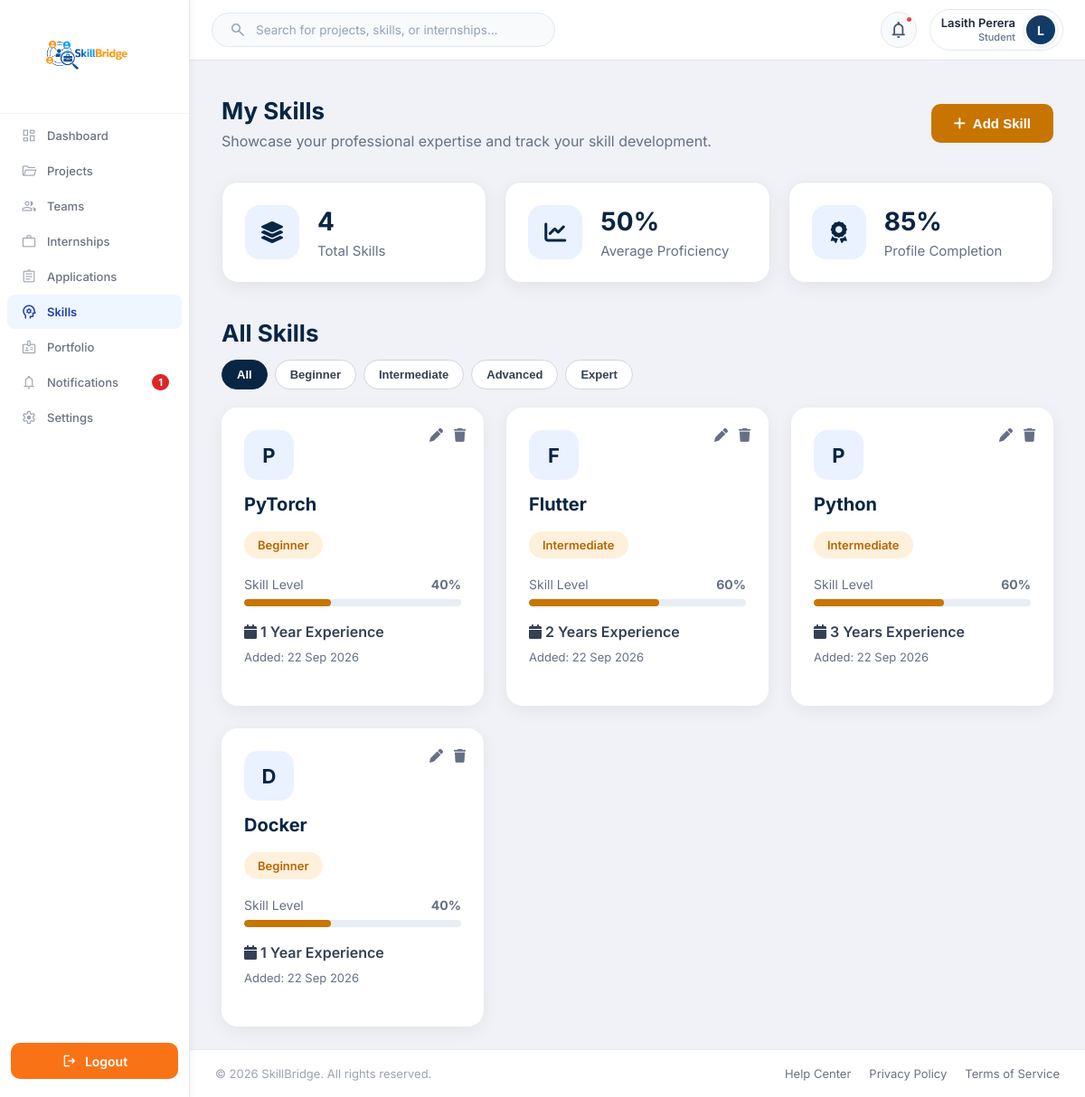
The page /Functions/Student/skills.php (signed in) on the database its author committed.
### tables this page shows
CREATE TABLE `user` (
  `Email` varchar(100) NOT NULL,
  `password` varchar(100) NOT NULL,
  `role` varchar(100) NOT NULL,
  `status` varchar(20) NOT NULL DEFAULT 'De-Active',
  `verification_code` varchar(20) NOT NULL,
  `created_at` timestamp NULL DEFAULT current_timestamp()
);

CREATE TABLE `skills` (
  `skill_id` int(11) NOT NULL,
  `Email` varchar(100) NOT NULL,
  `skill_name` varchar(100) NOT NULL,
  `category` varchar(50) DEFAULT NULL,
  `level` varchar(50) DEFAULT NULL,
  `initial_experience` int(11) DEFAULT 0,
  `percentage` int(11) DEFAULT 0,
  `created_at` timestamp NOT NULL DEFAULT current_timestamp()
);

### Session/Session.php (called while the page is built, shortened)
<?php
function current_user()
{
    return $_SESSION['user'] ?? null;
}

### Backend/Student/StudentBackend.php (called while the page is built, shortened)
<?php
class StudentManager
{
    private mysqli $db;
    public function __construct(?mysqli $db = null)
    {
        if ($db === null) {
            global $conn;
            $db = $conn ?? null;
        }
        $this->db = $db;
    }
    private function fetchAll(string $sql, string $types = '', array $params = []): array
    {
        $stmt = $this->db->prepare($sql);
        if ($types !== '') {
            $stmt->bind_param($types, ...$params);
        }
        $stmt->execute();
        $rows = $stmt->get_result()->fetch_all(MYSQLI_ASSOC);
        return $rows;
    }
    private function count(string $sql, string $email): int
    {
        $rows = $this->fetchAll($sql, 's', [$email]);
        return (int) ($rows[0]['total'] ?? 0);
    }
    public function getStudent(string $email): ?array
    {
        $rows = $this->fetchAll(
            'SELECT s.*, u.status AS user_status
             FROM student AS s
             INNER JOIN user AS u ON u.Email = s.Email
             WHERE s.Email = ? LIMIT 1',
            's',
            [$email]
        );
        return $rows[0] ?? null;
    }
    public function getSkillCount(string $email): int
    {
        return $this->count('SELECT COUNT(*) AS total FROM skills WHERE Email = ?', $email);
    }
    public function getAverageSkillPercentage(string $email): int
    {
        $rows = $this->fetchAll(
            'SELECT COALESCE(ROUND(AVG(percentage)), 0) AS average FROM skills WHERE Email = ?',
            's',
            [$email]
        );
        return (int) ($rows[0]['average'] ?? 0);
    }
    public function getSkills(string $email): array
    {
        return $this->fetchAll(
            'SELECT skill_id, skill_name, category, level, initial_experience,
                    percentage, created_at
             FROM skills WHERE Email = ? ORDER BY skill_id DESC',
            's',
            [$email]
        );
    }
    public function getCertificateCount(string $email): int
    {
        return $this->count('SELECT COUNT(*) AS total FROM certificates WHERE Email = ?', $email);
    }
}

### Functions/Student/profile_completion.php (called while the page is built, shortened)
<?php
function calculateProfileCompletion(
    $student,
    $skills,
    $certificates,
    $projects
){
    $completion = 0;
    if(!empty($student['Name'])){
        $completion += 10;
    }
    if(!empty($student['University'])){
        $completion += 10;
    }
    if(!empty($student['degree'])){
        $completion += 10;
    }
    if(!empty($student['year'])){
        $completion += 10;
    }
    if(!empty($student['bio'])){
        $completion += 15;
    }
    if(!empty($student['github'])){
        $completion += 5;
    }
    if(!empty($student['linkedin'])){
        $completion += 5;
    }
    if(!empty($student['website'])){
        $completion += 5;
    }
    if($skills > 0){
        $completion += 10;
    }
    if($certificates > 0){
        $completion += 5;
    }
    return $completion;
}
?>

### Functions/Student/skills.php (the view, shortened to what this page needs)
<?php
include '../../Config/db.php';
include '../../Session/Session.php';
require_once __DIR__ . '/../../Backend/Student/StudentBackend.php';
require_once __DIR__ . '/profile_completion.php';
$user = current_user();
$email = $user['Email'] ?? $user['email'] ?? null;
$studentManager = new StudentManager();
$skillCount = $studentManager->getSkillCount($email);
$certificateCount = $studentManager->getCertificateCount($email);
$projectCount = 0;
function elapsedSkillYears($createdAt): int
{
    try {
        $created = new DateTime($createdAt);
        $today = new DateTime();
        return $created->diff($today)->y;
    } catch (Exception $e) {
        return 0;
    }
}
function totalSkillYears($initial, $createdAt): int
{
    return min(30, max(1, (int) $initial) + elapsedSkillYears($createdAt));
}
function calculateExperience($initial, $created_at)
{
    $years = totalSkillYears($initial, $created_at);
    return $years === 1 ? '1 Year' : $years . ' Years';
}
$student = $studentManager->getStudent($email);
$skills = $studentManager->getSkills($email);
$totalSkills = $studentManager->getSkillCount($email);
$averagePercentage = $studentManager->getAverageSkillPercentage($email);
$profileStrength = calculateProfileCompletion(
    $student,
    $skillCount,
    $certificateCount,
    $projectCount
);
$extra_css = '
<link rel="stylesheet" href="https://cdnjs.cloudflare.com/ajax/libs/font-awesome/6.5.0/css/all.min.css">
<link rel="stylesheet" href="../../Assets/CSS/Student/skills.css">';
include '../../Includes/student_sidebar.php';
include '../../Includes/dash_header.php';
?>
<div class="skills-container">
    <div class="skills-header">
        <div>
            <h1>My Skills</h1>
            <p>Showcase your professional expertise and track your skill development.</p>
        </div>
        <button class="add-skill-btn" onclick="openSkillModal()">
            <i class="fa-solid fa-plus"></i> Add Skill
        </button>
    </div>
    <div class="skill-statistics">
        <div class="stat-card">
            <div class="stat-icon">
                <i class="fa-solid fa-layer-group"></i>
            </div>
            <div>
                <h2><?= $totalSkills ?></h2>
                <p>Total Skills</p>
            </div>
        </div>
        <div class="stat-card">
            <div class="stat-icon">
                <i class="fa-solid fa-chart-line"></i>
            </div>
            <div>
                <h2><?= $averagePercentage ?>%</h2>
                <p>Average Proficiency</p>
            </div>
        </div>
        <div class="stat-card">
            <div class="stat-icon">
                <i class="fa-solid fa-award"></i>
            </div>
            <div>
                <h2><?= $profileStrength ?>%</h2>
                <p>Profile Completion</p>
            </div>
        </div>
    </div>
    <div class="section-title skills-section-heading">
        <h2>All Skills</h2>
        <div class="skill-filters" role="group" aria-label="Filter skills by level">
            <button type="button" class="skill-filter-btn active" data-filter="all" aria-pressed="true">All</button>
            <button type="button" class="skill-filter-btn" data-filter="Beginner" aria-pressed="false">Beginner</button>
            <button type="button" class="skill-filter-btn" data-filter="Intermediate" aria-pressed="false">Intermediate</button>
            <button type="button" class="skill-filter-btn" data-filter="Advanced" aria-pressed="false">Advanced</button>
            <button type="button" class="skill-filter-btn" data-filter="Expert" aria-pressed="false">Expert</button>
        </div>
    </div>
    <div class="skills-grid">
        <?php foreach ($skills as $skill): ?>
            <div class="skill-card" data-level="<?= htmlspecialchars($skill['level'], ENT_QUOTES, 'UTF-8') ?>">
                <div class="card-actions">
                    <button
                        type="button"
                        class="edit-btn"
                        onclick='editSkill(
                            <?= json_encode($skill["skill_id"]) ?>,
                            <?= json_encode($skill["skill_name"]) ?>,
                            <?= json_encode($skill["level"]) ?>,
                            <?= json_encode($skill["current_experience"]) ?>
                        )'
                    >
                        <i class="fa-solid fa-pen"></i>
                    </button>
                    <form method="POST">
                        <button
                            type="submit"
                            name="delete_skill"
                            class="delete-btn"
                            onclick="return confirm('Delete this skill?')"
                        >
                            <i class="fa-solid fa-trash"></i>
                        </button>
                    </form>
                </div>
                <div class="skill-icon-large">
                    <?= strtoupper(substr($skill['skill_name'], 0, 1)) ?>
                </div>
                <h3><?= htmlspecialchars($skill['skill_name']) ?></h3>
                <span class="level-badge"><?= htmlspecialchars($skill['level']) ?></span>
                <div class="skill-progress">
                    <div class="progress-header">
                        <span>Skill Level</span>
                        <strong><?= $skill['percentage'] ?>%</strong>
                    </div>
                    <div class="progress-track">
                        <div class="progress-fill" style="width: <?= $skill['percentage'] ?>%"></div>
                    </div>
                </div>
                <div class="experience-box">
                    <i class="fa-solid fa-calendar"></i>
                    <?= calculateExperience($skill['initial_experience'], $skill['created_at']) ?> Experience
                </div>
                <div class="added-date">
                    Added:
                    <?php
                    $date = new DateTime($skill['created_at']);
                    echo $date->format('d M Y');
                    ?>
                </div>
            </div>
        <?php endforeach; ?>
    </div>
</div>
<?php include '../../Includes/dash_footer.php'; ?>

### Includes/dash_header.php (shortened to what this page needs)
<?php
require_once __DIR__ . '/../Session/Session.php';
require_once __DIR__ . '/../Config/db.php';
$user = function_exists('current_user') ? current_user() : null;
$notifications = [];
$name = "User";
$role = "Student";
if($user && isset($conn)){
    $name = $user['username'] ?? $user['Name'] ?? "User";
    $email = $user['Email'] ?? $user['email'] ?? null;
    if(!empty($user['role'])){
        $role = ucfirst($user['role']);
    }
    if($email){
        $sql = "
            SELECT
                u.Email,
                u.role,
                COALESCE(s.Name, a.Name,c.Name, o.Name) AS db_name,
                COALESCE(s.profile_image, a.profile_image, c.profile_img) AS profile_image
            FROM user u
            LEFT JOIN student s ON u.Email = s.Email
            LEFT JOIN admin a ON u.Email = a.Email
            LEFT JOIN company c ON u.Email = c.Email
            LEFT JOIN organization o ON u.Email = o.Email
            WHERE u.Email = ?
            LIMIT 1
        ";
        $stmt = $conn->prepare($sql);
        if($stmt){
            $stmt->bind_param("s", $email);
            $stmt->execute();
            $result = $stmt->get_result();
            if($data = $result->fetch_assoc()){
                if(!empty($data['db_name'])){
                    $name = $data['db_name'];
                }
                if(!empty($data['role'])){
                    $role = ucfirst($data['role']);
                }
            }
        }
    }
}
if(!empty($email) && isset($conn)){
    $sql = "
        SELECT
            notification_id,
            title,
            message,
            created_at
        FROM notifications
        WHERE Email = ?
        ORDER BY notification_id DESC
        LIMIT 5
    ";
    $stmt = $conn->prepare($sql);
    if($stmt){
        $stmt->bind_param("s", $email);
        $stmt->execute();
        $notifications = $stmt->get_result()->fetch_all(MYSQLI_ASSOC);
    }
}
$initial = !empty(trim($name)) ? strtoupper(mb_substr(trim($name), 0, 1)) : 'U';
$base_url = $GLOBALS['BASE_URL'] ?? '/Skill_Bridge_Group_Project';
$currentRoleFolder = ucfirst($role ?: "Student");
$profile_dir = is_dir(__DIR__ . '/../Functions/' . $currentRoleFolder)
    ? 'Functions/' . $currentRoleFolder
    : 'Functions/Dashboards/' . ($role ?: 'Student');
$profile_file = __DIR__ . '/../' . $profile_dir . '/profile.php';
$profile_url = file_exists($profile_file)
    ? $base_url . "/" . $profile_dir . "/profile.php"
    : "";
$image_src = null;
?>
<link rel="stylesheet" href="<?php echo $base_url; ?>/Assets/CSS/header.css?v=<?php echo time(); ?>">
<header class="top-header">
    <div class="header-left">
        <div class="search-box">
            <span class="material-symbols-outlined">search</span>
            <input type="text" id="globalDashboardSearch" placeholder="Search for projects, skills, or internships...">
        </div>
    </div>
    <div class="header-right">
        <div class="notification-wrapper">
            <button class="notification" onclick="toggleNotifications(event)" title="Notifications" aria-label="Notifications" type="button">
                <span class="material-symbols-outlined">notifications</span>
                <?php if(!empty($notifications) && count($notifications) > 0): ?>
                    <span class="notification-dot"></span>
                <?php endif; ?>
            </button>
        </div>
        <div class="profile" <?php if (!empty($profile_url)): ?>onclick="window.location.href='<?php echo htmlspecialchars($profile_url); ?>'" title="Edit Profile & Settings"<?php endif; ?>>
            <div class="profile-info">
                <h4><?php echo htmlspecialchars($name); ?></h4>
                <small><?php echo htmlspecialchars($role); ?></small>
            </div>
            <?php if(!empty($image_src)): ?>
                <img
                    class="profile-avatar"
                    src="<?php echo $image_src; ?>?v=<?php echo time(); ?>"
                    alt="<?php echo htmlspecialchars($name); ?>"
                    onerror="this.style.display='none'; if(this.nextElementSibling) this.nextElementSibling.style.display='flex';"
                >
                <div class="profile-avatar default-avatar" style="display:none;">
                    <?php echo htmlspecialchars($initial); ?>
                </div>
            <?php else: ?>
                <div class="profile-avatar default-avatar">
                    <?php echo htmlspecialchars($initial); ?>
                </div>
            <?php endif; ?>
        </div>
    </div>
</header>

### rows shown on the page
user: role "Student"
skills: skill_name "P", skill_name "PyTorch", level "Beginner", percentage "40", initial_experience+created_at "1 Year", created_at "22 Sep 2026"
skills: skill_name "F", skill_name "Flutter", level "Intermediate", percentage "60", initial_experience+created_at "2 Years", created_at "22 Sep 2026"
skills: skill_name "P", skill_name "Python", level "Intermediate", percentage "60", initial_experience+created_at "3 Years", created_at "22 Sep 2026"
skills: skill_name "D", skill_name "Docker", level "Beginner", percentage "40", initial_experience+created_at "1 Year", created_at "22 Sep 2026"

### other values the page prints
$studentUnreadNotifications "1"
$name "Lasith Perera"
$initial "L"
$totalSkills "4"
$averagePercentage "50"
$profileStrength "85"
